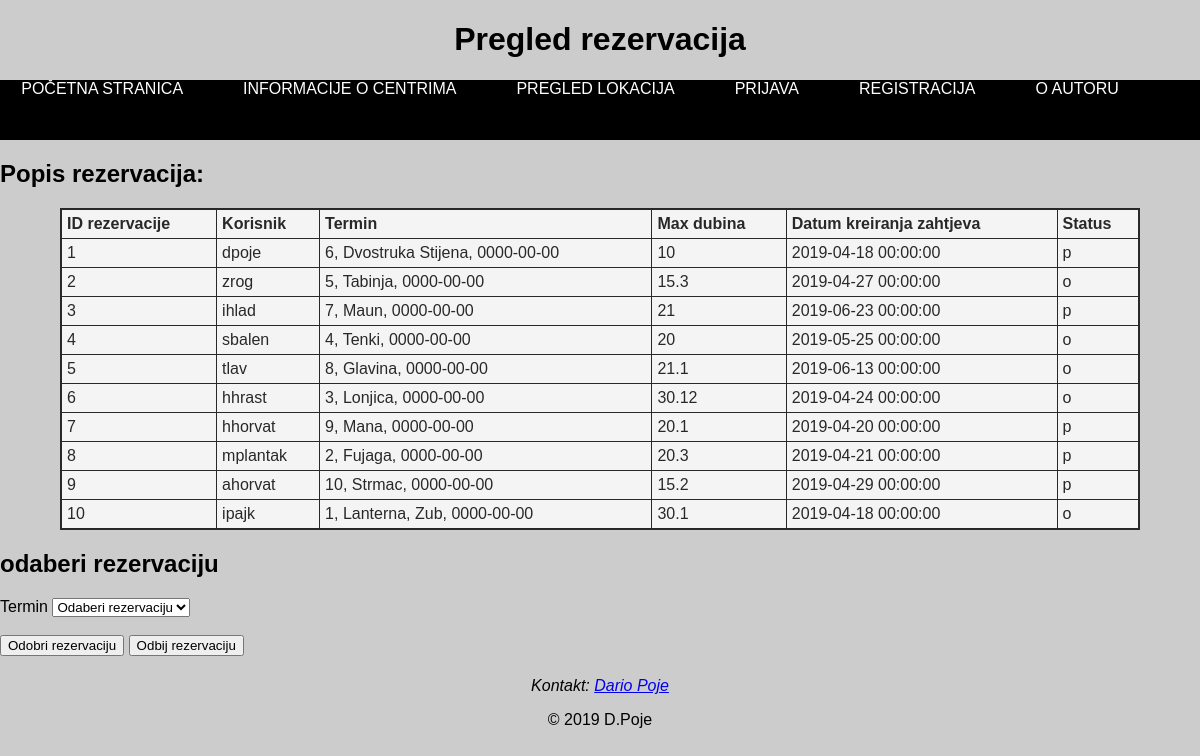
Page /WebDiP2018x115/odobravanje_rezervacija.php on the committed database.
### tables this page shows
CREATE TABLE `rezervacije` (
  `id_rezervacije` int(11) NOT NULL,
  `korisnik_id_korisnik` int(11) NOT NULL,
  `termini_id_termini` int(11) NOT NULL,
  `max_dubina` float NOT NULL,
  `datum` datetime NOT NULL,
  `status` char(1) NOT NULL
);

CREATE TABLE `korisnik` (
  `id_korisnik` int(11) NOT NULL,
  `id_uloga` int(11) NOT NULL,
  `ime` varchar(45) NOT NULL,
  `prezime` varchar(45) NOT NULL,
  `korisnicko_ime` varchar(45) NOT NULL,
  `email` text NOT NULL,
  `lozinka` char(20) NOT NULL,
  `lozinka_kriptirano` varchar(20) NOT NULL,
  `blokiran` int(11) NOT NULL
);

CREATE TABLE `termini` (
  `id_termini` int(11) NOT NULL,
  `id_status_termina` int(11) NOT NULL,
  `id_lokacije` int(11) NOT NULL,
  `broj_slobodnih_mjesta` int(11) NOT NULL,
  `datum` date NOT NULL
);

CREATE TABLE `lokacije` (
  `id_lokacije` int(11) NOT NULL,
  `id_ronilacki_centar` int(11) NOT NULL,
  `id_vrsta_lokacije` int(11) NOT NULL,
  `naziv_lokacije` varchar(45) NOT NULL,
  `dubina` float NOT NULL,
  `odobreno` char(1) NOT NULL,
  `vrijeme_prijevoza` time NOT NULL,
  `broj_mjesta` int(11) NOT NULL,
  `opis` varchar(45) DEFAULT NULL
);

### WebDiP2018x115/baza.class.php (called while the page is built, shortened)
<?php
class Baza {
    private $veza = null;
    function spojiDB() {
        $this->veza = new mysqli(self::server, self::korisnik, self::lozinka, self::baza);
        $this->veza->set_charset("utf8");
        return $this->veza;
    }
    function selectDB($upit) {
        $rezultat = $this->veza->query($upit);
        return $rezultat;
    }
}
?>

### WebDiP2018x115/odobravanje_rezervacija.php (the view, shortened to what this page needs)
<?php
include("baza.class.php");
$baza = new Baza();
$baza->spojiDB();
?>
<!DOCTYPE html>
<html>
    <head>
        <link href="main_css.css" rel="stylesheet" type="text/css">
    </head>
    <body>
        <header>
            <h1>Pregled rezervacija</h1>
        </header>
        <nav >
                <?php
                if ($_SESSION["uloga"] == 0) {
                    echo "<a class=razmak href=index.php>Početna stranica</a>";
                    echo "<a class=razmak href=inf_centri.php>Informacije o centrima</a>";
                    echo "<a class=razmak href=pregled_lokacija.php>Pregled lokacija</a>";
                    echo "<a class=razmak href=login.php>Prijava</a>";
                    echo "<a class=razmak href=registracija.php>Registracija</a>";
                    echo "<a class=razmak href=o_autoru.html>O autoru</a>";
                }
                ?>
            </nav>
        <h2>Popis rezervacija: </h2>
        <?php
        $tablica = "";
        $tablica .= "<table>";
        $tablica .= "<tr>";
        $tablica .= "<th>ID rezervacije</th>";
        $tablica .= "<th>Korisnik</th>";
        $tablica .= "<th>Termin</th>";
        $tablica .= "<th>Max dubina</th>";
        $tablica .= "<th>Datum kreiranja zahtjeva</th>";
        $tablica .= "<th>Status</th>";
        $tablica .= "</tr>";
        $lista = array();
        $sql = "Select rezervacije.id_rezervacije,korisnik.korisnicko_ime,termini.id_termini, termini.datum as datum_odrzavanja,lokacije.naziv_lokacije,rezervacije.max_dubina,rezervacije.datum,rezervacije.status "
                . "from rezervacije,korisnik,lokacije,termini where rezervacije.korisnik_id_korisnik=korisnik.id_korisnik "
                . "and termini.id_lokacije=lokacije.id_lokacije and rezervacije.termini_id_termini=termini.id_termini";
        $popis = $baza->selectDB($sql);
        while ($red = $popis->fetch_assoc()) {
            $lista[] = array(
                "id_rezervacije" => $red["id_rezervacije"],
                "korisnicko_ime" => $red["korisnicko_ime"],
                "id_termini" => $red["id_termini"],
                "datum_odrzavanja" => $red["datum_odrzavanja"],
                "naziv_lokacije" => $red["naziv_lokacije"],
                "max_dubina" => $red["max_dubina"],
                "datum" => $red["datum"],
                "status" => $red["status"]
            );
        }
        for ($i = 0; $i < count($lista); $i++) {
            $tablica .= "<tr>";
            $tablica .= "<td>" . $lista[$i]["id_rezervacije"] . "</td>";
            $tablica .= "<td>" . $lista[$i]["korisnicko_ime"] . "</td>";
            $tablica .= "<td>" . $lista[$i]["id_termini"] . ",   " . $lista[$i]["naziv_lokacije"] . ",   " . $lista[$i]["datum_odrzavanja"] . "</td>";
            $tablica .= "<td>" . $lista[$i]["max_dubina"] . "</td>";
            $tablica .= "<td>" . $lista[$i]["datum"] . "</td>";
            $tablica .= "<td>" . $lista[$i]["status"] . "</td>";
            $tablica .= "</tr>";
        }
        $tablica .= "</table>";
        echo $tablica;
        ?>
        <h2>odaberi rezervaciju</h2>
        <form method="post" id="odobravanje" name="odobravanje" action="odobravanje_rezervacija.php">
            <label class="labela" for="ter">Termin</label>
            <select class="textbox" name="ter">
                <option>Odaberi rezervaciju</option>
            </select>
            <br><br>
            <input class="button" type="submit" value="Odobri rezervaciju" name="odobri" id="dodajrez">
            <input class="button" type="submit" value="Odbij rezervaciju" name="odbij" id="dodajrez">
        </form>
    <footer >
        <address>Kontakt: <a href="mailto:dpoje@foi.hr">Dario Poje</a></address>
        <p>&copy; 2019 D.Poje</p>
    </footer>
</body>
</html>

### WebDiP2018x115/main_css.css (style rules this page uses)
body { background: white; color: black; font-family: "Arial"; margin:0; background-color: #cccccc; }
nav { height: 60px; background: black; text-align: center; overflow: hidden; }
nav a { color: white; padding-right: 60px; text-decoration: none; text-transform: uppercase; font-weight: 200; }
header { font-stretch: expanded; text-align: center; }
table { border: 2px solid black; background-color: ghostwhite; font-family:sans-serif; width: 90%; margin: 20px; background: white; opacity: 0.8; margin-left: auto; margin-right: auto; border-collapse: collapse; }
td, th { border: 1px solid; text-align: left; padding: 5px; }
footer { width: 100%; height: auto; text-align: center; }

### rows in the picture
rezervacije: id_rezervacije "1", korisnik_id_korisnik.korisnicko_ime "dpoje", termini_id_termini.id_termini "6", lokacije.naziv_lokacije "Dvostruka Stijena", termini_id_termini.datum "0000-00-00", max_dubina "10", datum "2019-04-18 00:00:00", status "p"
rezervacije: id_rezervacije "2", korisnik_id_korisnik.korisnicko_ime "zrog", termini_id_termini.id_termini "5", lokacije.naziv_lokacije "Tabinja", termini_id_termini.datum "0000-00-00", max_dubina "15.3", datum "2019-04-27 00:00:00", status "o"
rezervacije: id_rezervacije "3", korisnik_id_korisnik.korisnicko_ime "ihlad", termini_id_termini.id_termini "7", lokacije.naziv_lokacije "Maun", termini_id_termini.datum "0000-00-00", max_dubina "21", datum "2019-06-23 00:00:00", status "p"
rezervacije: id_rezervacije "4", korisnik_id_korisnik.korisnicko_ime "sbalen", termini_id_termini.id_termini "4", lokacije.naziv_lokacije "Tenki", termini_id_termini.datum "0000-00-00", max_dubina "20", datum "2019-05-25 00:00:00", status "o"
rezervacije: id_rezervacije "5", korisnik_id_korisnik.korisnicko_ime "tlav", termini_id_termini.id_termini "8", lokacije.naziv_lokacije "Glavina", termini_id_termini.datum "0000-00-00", max_dubina "21.1", datum "2019-06-13 00:00:00", status "o"
rezervacije: id_rezervacije "6", korisnik_id_korisnik.korisnicko_ime "hhrast", termini_id_termini.id_termini "3", lokacije.naziv_lokacije "Lonjica", termini_id_termini.datum "0000-00-00", max_dubina "30.12", datum "2019-04-24 00:00:00", status "o"
rezervacije: id_rezervacije "7", korisnik_id_korisnik.korisnicko_ime "hhorvat", termini_id_termini.id_termini "9", lokacije.naziv_lokacije "Mana", termini_id_termini.datum "0000-00-00", max_dubina "20.1", datum "2019-04-20 00:00:00", status "p"
rezervacije: id_rezervacije "8", korisnik_id_korisnik.korisnicko_ime "mplantak", termini_id_termini.id_termini "2", lokacije.naziv_lokacije "Fujaga", termini_id_termini.datum "0000-00-00", max_dubina "20.3", datum "2019-04-21 00:00:00", status "p"
rezervacije: id_rezervacije "9", korisnik_id_korisnik.korisnicko_ime "ahorvat", termini_id_termini.id_termini "10", lokacije.naziv_lokacije "Strmac", termini_id_termini.datum "0000-00-00", max_dubina "15.2", datum "2019-04-29 00:00:00", status "p"
rezervacije: id_rezervacije "10", korisnik_id_korisnik.korisnicko_ime "ipajk", termini_id_termini.id_termini "1", lokacije.naziv_lokacije "Lanterna, Zub", termini_id_termini.datum "0000-00-00", max_dubina "30.1", datum "2019-04-18 00:00:00", status "o"
